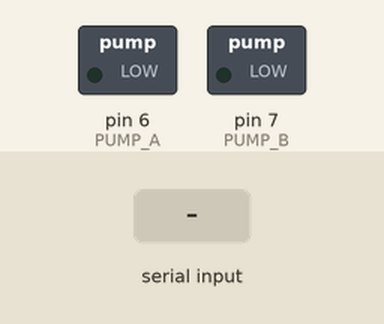
Simulated run of this sketch. Board: Arduino Uno, built with avr-gcc and run on an emulated ATmega328P. On the bench: switched loads named in the sketch (green lamp = pin HIGH). The inputs (shaded band) are chosen by the test bench.

Above: at 1.2 s.
1.3 s: "ON\n" received over the second serial link
At 2.4 s:
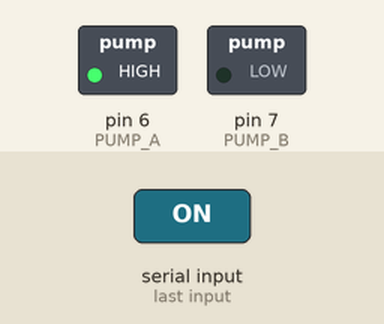
2.8 s: "OFF\n" received over the second serial link
At 3.5 s:
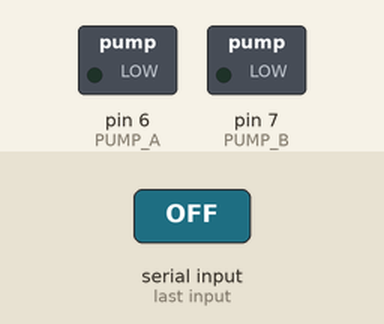
Timing chart, 0 to 5.8 s (numbered marks = the images above; inputs shaded):
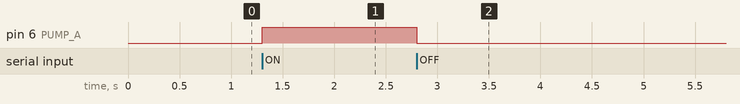

The sketch:

BLU_PUMP.ino
```cpp
#include <SoftwareSerial.h>

#define PUMP_A 6
#define PUMP_B 7

SoftwareSerial bluetooth(0, 1);

void setup() {

  pinMode(PUMP_A, OUTPUT);
  pinMode(PUMP_B, OUTPUT);

  digitalWrite(PUMP_A, LOW);
  digitalWrite(PUMP_B, LOW);

  bluetooth.begin(9600);
}

void loop() {

  if (bluetooth.available()) {

    String command = bluetooth.readStringUntil('\n');
    command.trim();

    if (command == "ON") {
      digitalWrite(PUMP_A, HIGH);
      digitalWrite(PUMP_B, LOW);
    }

    if (command == "OFF") {
      digitalWrite(PUMP_A, LOW);
      digitalWrite(PUMP_B, LOW);
    }
  }
}
```

Measured:
- after the input at 1.3 s, pin 6 (PUMP_A): LOW → HIGH at once
- after the input at 2.8 s, pin 6 (PUMP_A): HIGH → LOW at once
